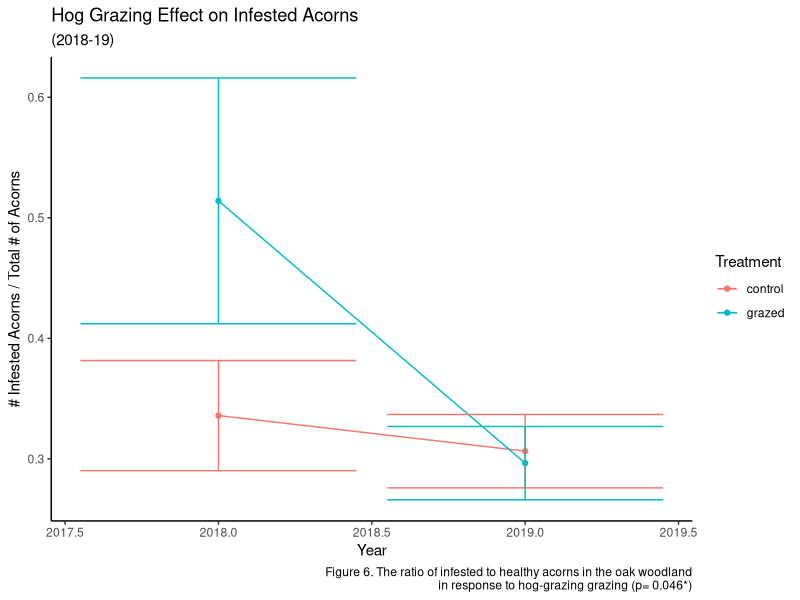
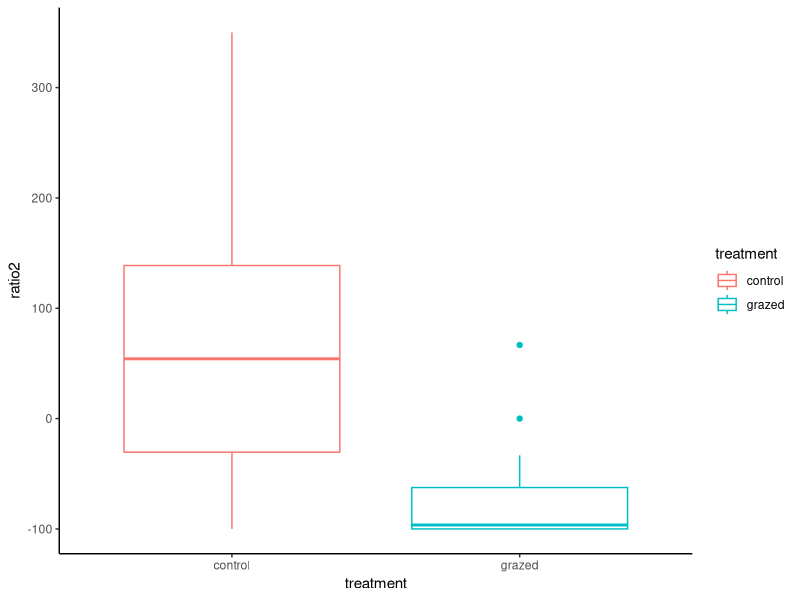
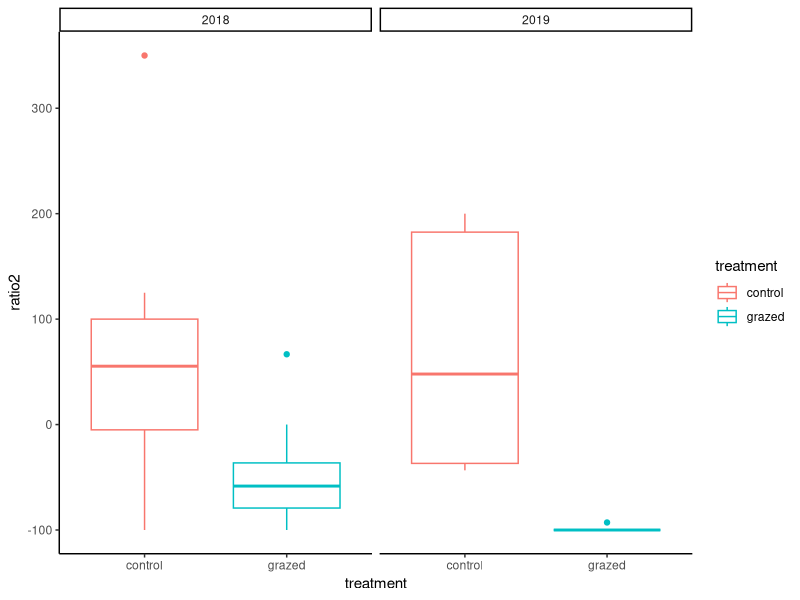
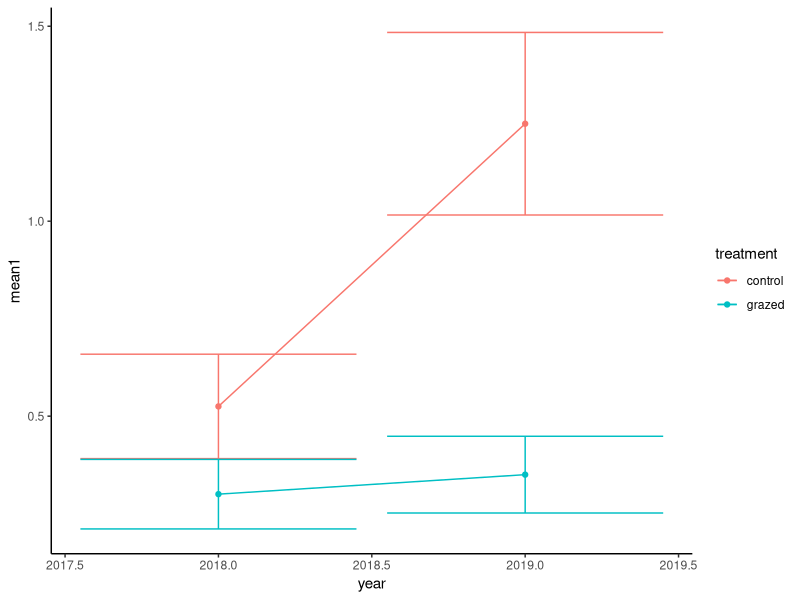
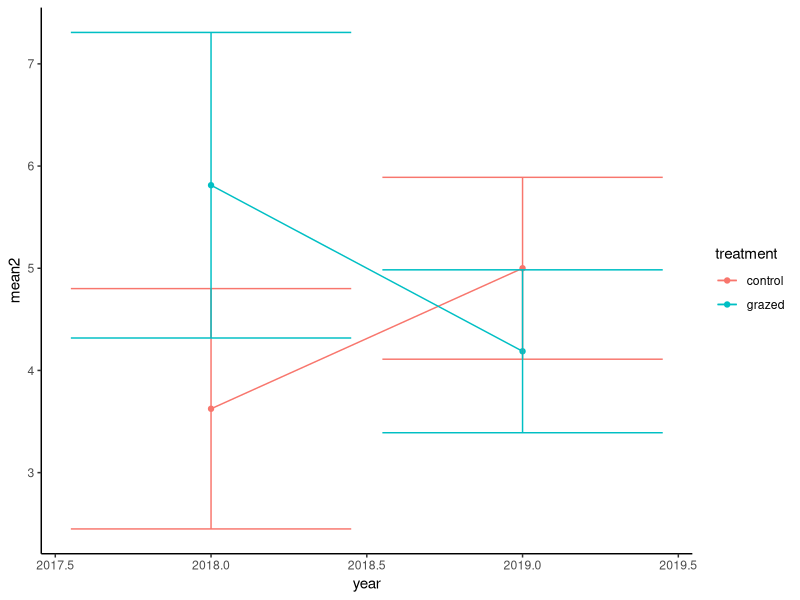
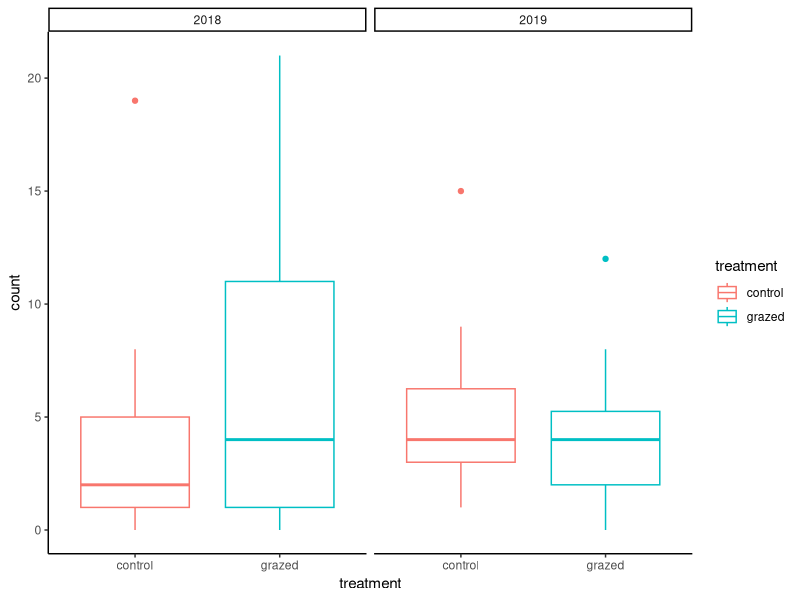
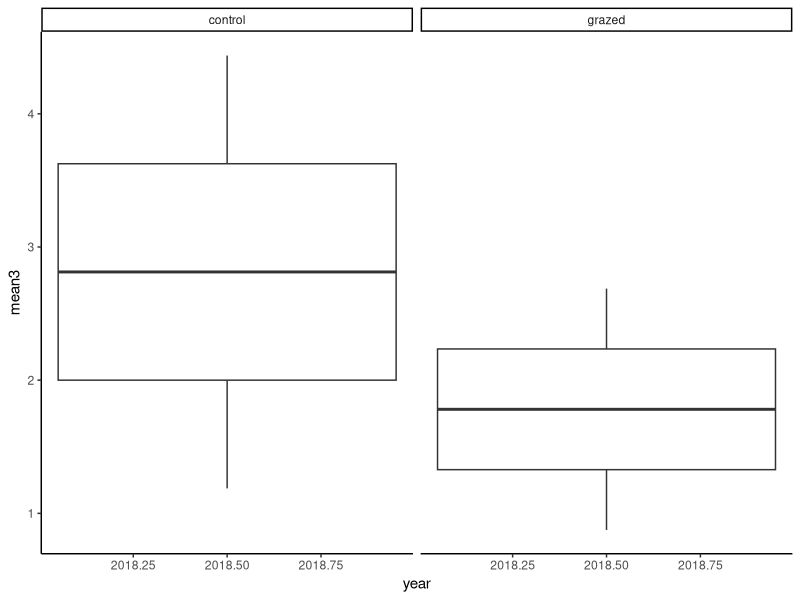
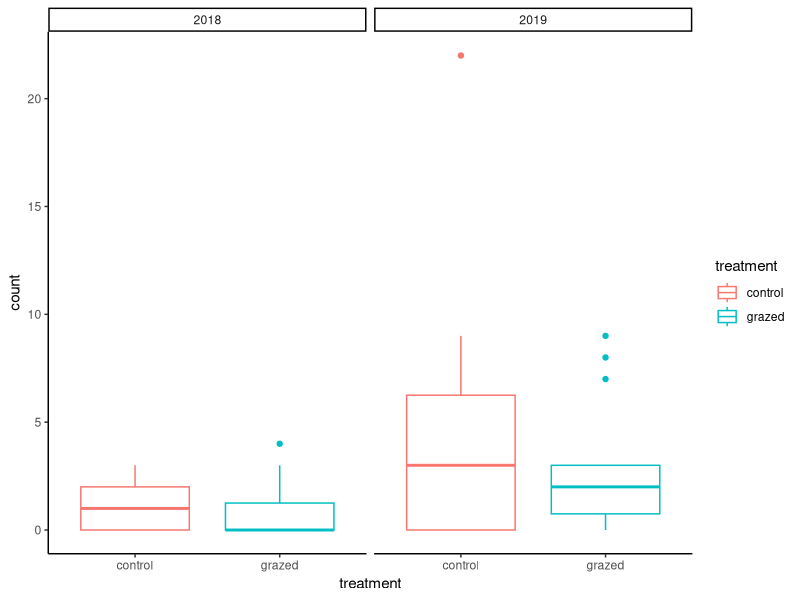

Here is the R script that generated these plots, in order: (Note: this script raises an error after producing the figures.)
##Hogs and Hazelnuts##
##Calvin Penkauskas, Winter 2020##

##General Data Frame##

library(tidyverse)
theme_set(theme_classic())

ACORN_DATA <- read_csv("ACORN_DATA.csv")

FBW_DATA <- read_csv("FBW_DATA.csv")

calcSE <- function(x){
  x <- x[!is.na(x)]
  sd(x)/sqrt(length(x))}

##Ratio of Infested Acorns Before and After Woodland Hog Grazing##

infestedbaseline <- ACORN_DATA %>%
  filter(time == "before") %>%
  mutate( id = paste(oak, plot, sep = "")) %>%
  spread(type, count) %>%
  mutate(total = infested + other) %>%
  mutate(ratio = infested / total) %>%
  group_by(year,treatment) %>%
  summarise(meanratio = mean(ratio), se1 = calcSE(ratio))%>%
  ungroup()#%>%
  #mutate(year = as.factor(year))

ggplot(data = infestedbaseline, aes(x = year)) +
  geom_line(aes(y = meanratio, color = treatment)) +
  geom_point(aes( y = meanratio, color = treatment)) +
  geom_errorbar(aes(ymin = (meanratio - se1), ymax = (meanratio + se1),
  color = treatment))+
  labs(title = "Hog Grazing Effect on Infested Acorns",
       subtitle = "(2018-19)",
       caption = "Figure 6. The ratio of infested to healthy acorns in the oak woodland
       in response to hog-grazing grazing (p= 0.046*)",
       x = "Year",
       y = "# Infested Acorns / Total # of Acorns",
       colour = "Treatment")+
  theme_classic()

infestedbaseline1 <- ACORN_DATA %>%
  filter(time == "before") %>%
  mutate( id = paste(oak, plot, sep = "")) %>%
  spread(type, count) %>%
  mutate(total = infested + other) %>%
  mutate(ratio = infested / total)

infested_baseline.aov <- aov(ratio ~ treatment + year + treatment:year, data = infestedbaseline1)

summary(infested_baseline.aov)

##Percent Change in Infested Acorns Between Treatments##

infestedratio <- ACORN_DATA %>%
  filter(type == "infested") %>%
  mutate( id = paste(oak, plot, sep = "")) %>%
  spread(time, count) %>%
  mutate(ratio2 = ((100* (after/ before))-100)) %>%
  group_by(treatment) %>%
  mutate_all(~replace(., is.na(.), 0)) %>%
  #summarise(meanratio2 = mean(ratio2), se2 = calcSE(ratio2))%>%
  ungroup() %>%
  mutate(ratio2 = ifelse(is.finite(ratio2), ratio2, 100))

ggplot(data = infestedratio, aes(x = treatment)) +
  geom_boxplot(mapping = aes( y = ratio2, color = treatment)) #+
  #geom_point(aes( y = meanratio2, color = treatment)) +
  #geom_errorbar(aes(ymin = (meanratio2 - se2), ymax = (meanratio2 + se2),
  #color = treatment))

ggplot(data = infestedratio, aes(x = treatment)) +
  geom_boxplot(mapping = aes( y = ratio2, color = treatment))+
  facet_wrap(~ year, nrow = 1)

infested_ratio.aov <- aov(ratio2 ~ treatment + year + treatment:year, data = infestedratio)

summary(infested_ratio.aov)

##FBW Emergence in Oak Woodland Before and After Treatment##

oakemergence <- FBW_DATA %>%
  filter(type == "emergence") %>%
  filter(habitat == "oak") %>%
  group_by(year, treatment) %>%
  summarise(mean1 = mean(count), se3 = calcSE(count)) %>%
  ungroup() #%>%
  #mutate(year = as.factor(year))
  

ggplot(data = oakemergence, aes(x = year)) +
  geom_line(aes(y = mean1,  color = treatment)) +
  #geom_boxplot(aes(y = mean1, color = treatment)) #+
  geom_point(aes( y = mean1, color = treatment)) +
  geom_errorbar(aes(ymin = (mean1 - se3), ymax = (mean1 + se3),
                    color = treatment))

oakemergence1 <- FBW_DATA %>%
  filter(type == "emergence") %>%
  filter(habitat == "oak") #%>%
  #group_by(year, treatment) %>%
  #summarise(mean1 = mean(count), se3 = calcSE(count)) %>%
  #ungroup() #%>%
#mutate(year = as.factor(year))

oakemergence.aov <- aov(count ~ treatment + year + treatment:year, data = oakemergence1)

summary(oakemergence.aov)

    
##FBW Abundance in Oak Woodland Before and After Treatment##
  
oakabundance <- FBW_DATA %>%
    filter(type == "abundance") %>%
    filter(habitat == "oak") %>%
    group_by(year, treatment) %>%
    summarise(mean2 = mean(count), se4 = calcSE(count)) %>%
    ungroup() #%>%
    #mutate(year = as.factor(year))
  
ggplot(data = oakabundance, aes(x = year)) +
  geom_line(aes(y = mean2,  color = treatment)) +
  #geom_boxplot(aes(y= mean2, color = treatment)) +
  geom_point(aes( y = mean2, color = treatment)) +
  geom_errorbar(aes(ymin = (mean2 - se4), ymax = (mean2 + se4),
                    color = treatment))

oakabundance1 <- FBW_DATA %>%
  filter(type == "abundance") %>%
  filter(habitat == "oak")
  
ggplot(data = oakabundance1, aes(x = treatment)) +
  geom_boxplot(mapping = aes( y = count, color = treatment))+
  facet_wrap(~ year, nrow = 1)

oak_abundance.aov <- aov(count ~ treatment + year + treatment:year, data = oakabundance1)

summary(oak_abundance.aov)

##FBW Abundance in Hazelnuts Before and After Treatment##
  
hazelnutabundance <- FBW_DATA %>%
  filter(type == "abundance") %>%
  filter(habitat == "hazelnut") %>%
  group_by(year, treatment) %>%
  summarise(mean3 = mean(count), se5 = calcSE(count)) %>%
  ungroup() #%>%
  #mutate(year = as.factor(year))

ggplot(hazelnutabundance, aes(x = year, y = mean3)) + 
  geom_boxplot() +
  #geom_line(aes(y = mean3,  color = treatment)) +
  #geom_point(aes( y = mean3, color = treatment)) +
  #geom_errorbar(aes(ymin = (mean3 - se5), ymax = (mean3 + se5),
  #color = treatment)) #+
  facet_wrap(~ treatment, nrow = 1)

hazelnutabundance1 <- FBW_DATA %>%
  filter(type == "abundance") %>%
  filter(habitat == "hazelnut")

ggplot(data = hazelnutabundance1, aes(x = treatment)) +
  geom_boxplot(mapping = aes( y = count, color = treatment))+
  facet_wrap(~ year, nrow = 1)

hazelnut_abundance.aov <- aov(count ~ treatment + year + treatment:year, data = hazelnutabundance1)

summary(hazelnut_abundance.aov)

##ANOVA Ratio of Infested/Other Acorns##

ACORN_ANALYSIS1 <- read_csv("ACORN_DATA.csv") %>%
  #filter(time == "before") %>%
  mutate( id = paste(oak, plot, sep = "")) %>%
  spread(type, count) %>%
  mutate(total = infested + other) %>%
  mutate(ratio = infested / total) %>%
  mutate_all(~replace(., is.na(.), 0)) 
  
ggplot(data = ACORN_ANALYSIS1, aes(x = treatment)) +
  geom_boxplot(mapping = aes( y = ratio, color = treatment))+
  facet_wrap(~ year, nrow = 1)

infested_ratio2.aov <- aov(ratio ~ treatment + year + treatment:year, data = ACORN_ANALYSIS1)

#summarySE(infested_ratio.aov, measurevar="len", groupvars=c("supp","dose"))

summary(infested_ratio2.aov)

ggplot(infested_ratio.aov, aes(x=treatment, y=ratio, colour=supp, group=supp)) + 
  geom_errorbar(aes(ymin=len-ci, ymax=len+ci), colour="black", width=.1, position=pd) +
  geom_line(position=pd) +
  geom_point(position=pd, size=3)

plot(infested_ratio.aov)

ggplot(infested_ratio.aov, aes(x = am, y = hp)) +
  geom_point() +
  geom_bar(data = gd, stat = "identity", alpha = .3)

ggplot(data = infested_ratio.aov, aes(x = treatment)) +
  geom_bar()
  #geom_line(aes(y = meanratio, color = treatment)) #+
  #geom_point(aes( y = meanratio, color = treatment)) +
  #geom_errorbar(aes(ymin = (meanratio - se1), ymax = (meanratio + se1),
   #                 color = treatment))

ACORN_ANALYSIS2 <- read_csv("ACORN_DATA.csv") %>%
  #filter(time == "before") %>%
  mutate( id = paste(oak, plot, sep = "")) %>%
  spread(type, count)

acorn1.aov <- aov(other ~ treatment+time, data = ACORN_ANALYSIS2)

summary(acorn1.aov)
